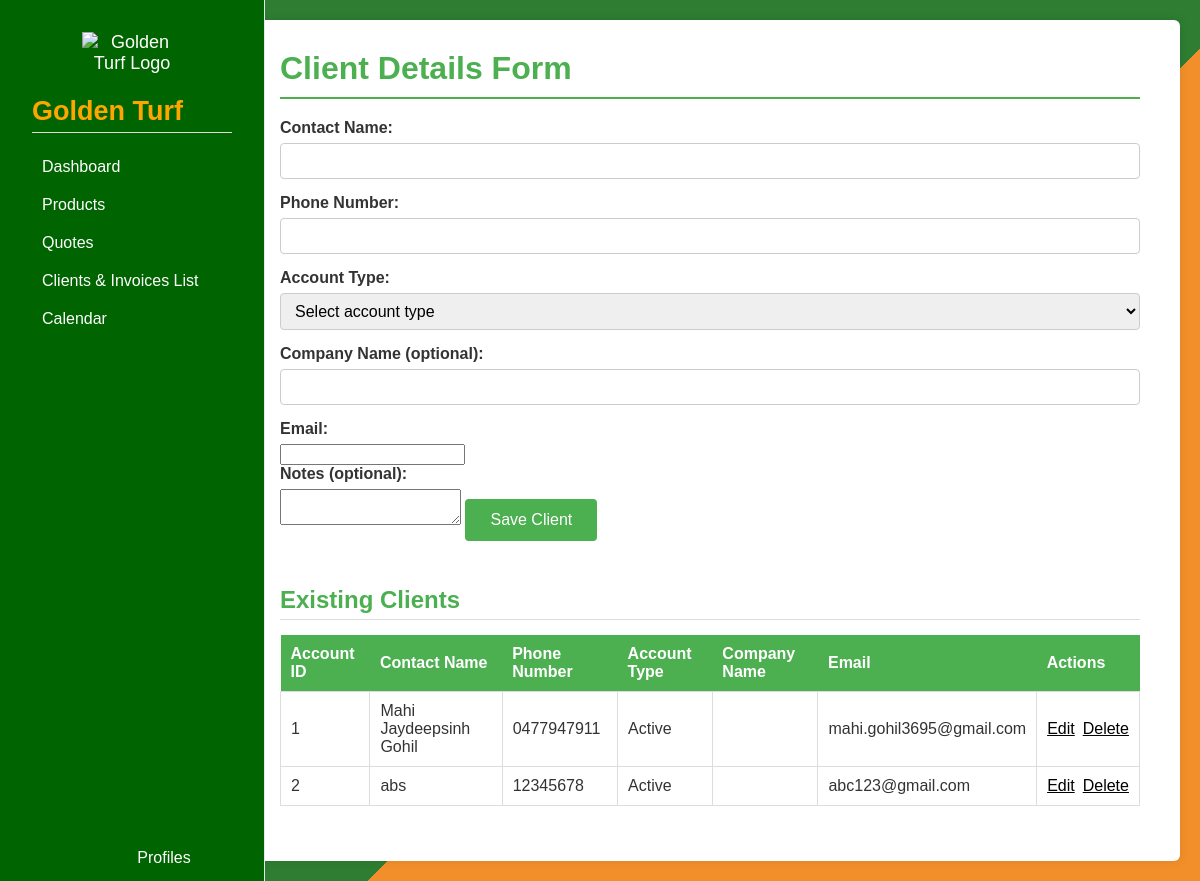
The page /clients (signed in) on the database its author committed.
### tables this page shows
CREATE TABLE clients (
                id INTEGER PRIMARY KEY AUTOINCREMENT,
                client_name TEXT NOT NULL,
                email TEXT,
                phone TEXT,
                account_type TEXT,
                company_name TEXT,
                actions TEXT,
                created_date TEXT, owner_id INTEGER,
                UNIQUE(client_name)
            );

### app.py (the view, shortened to what this page needs)
@app.route('/clients', methods=['GET', 'POST'])
def clients():
    if 'user_name' not in session:
        return redirect(url_for('login'))
    if not has_permission('clients'):
        return redirect(url_for('access_restricted'))
    user_id = session.get('user_id')
    if not user_id:
        return redirect(url_for('login'))
    error = None
    success = None
    conn = sqlite3.connect('users.db')
    c = conn.cursor()
    c.execute('SELECT * FROM clients WHERE owner_id = ?', (user_id,))
    clients = c.fetchall()
    conn.close()
    return render_template('clients.html', clients=clients, error=error, success=success)

### app.py (called while the page is built)
def has_permission(module):
    return True

### templates/clients.html (shortened to what this page needs)
<!DOCTYPE html>
<html lang="en">
    <head>
    <link rel="stylesheet" href="{{ url_for('static', filename='dashboard.css') }}" />
    <link rel="stylesheet" href="{{ url_for('static', filename='invoice.css') }}" />
    </head>
<body>
    <div class="container" style="margin-left: 220px;">
        <header>
            <h1>Client Details Form</h1>
        </header>
        <form method="POST" action="{{ url_for('clients') }}">
            <section class="client-form">
                <label for="contact_name">Contact Name:</label>
                <input type="text" id="contact_name" name="contact_name" value="{{ request.form.contact_name or '' }}" required />
                <label for="phone_number">Phone Number:</label>
                <input type="number" id="phone_number" name="phone_number" value="{{ request.form.phone_number or '' }}" />
                <label for="account_type">Account Type:</label>
                <select id="account_type" name="account_type" required>
                    <option value="" disabled selected>Select account type</option>
                </select>
                <label for="company_name">Company Name (optional):</label>
                <input type="text" id="company_name" name="company_name" value="{{ request.form.company_name or '' }}" />
                <label for="email">Email:</label>
                <input type="email" id="email" name="email" value="{{ request.form.email or '' }}" required />
                <label for="notes">Notes (optional):</label>
                <textarea id="notes" name="actions">{{ request.form.actions or '' }}</textarea>
                <button type="submit">Save Client</button>
            </section>
        </form>
        <section class="client-list">
            <h2>Existing Clients</h2>
            <table>
                <thead>
                    <tr>
                        <th>Account ID</th>
                        <th>Contact Name</th>
                        <th>Phone Number</th>
                        <th>Account Type</th>
                        <th>Company Name</th>
                        <th>Email</th>
                        <th>Actions</th>
                    </tr>
                </thead>
                <tbody>
                    {% for client in clients %}
                    <tr>
                        <td>{{ client[0] }}</td>
                        <td>{{ client[1] }}</td>
                        <td>{{ client[3] }}</td>
                        <td>{{ client[4] }}</td>
                        <td>{{ client[5] or '' }}</td>
                        <td>{{ client[2] or '' }}</td>
                        <td>
                                <div style="display: flex; gap: 8px; align-items: center;">
                                    <a href="{{ url_for('edit_client', client_id=client[0]) }}" style="color: black; text-decoration: underline;">Edit</a>
                                    <form method="POST" action="{{ url_for('delete_client', client_id=client[0]) }}" style="display: inline; margin: 0;" onsubmit="return confirm('Are you sure you want to delete this client?');" class="delete-client-form">
                                        <button type="submit" style="background: none; border: none; color: black; cursor: pointer; text-decoration: underline; padding: 0;">Delete</button>
                                    </form>
                                </div>
                        </td>
                    </tr>
                    {% else %}
                    <tr>
                        <td colspan="7">No clients found.</td>
                    </tr>
                    {% endfor %}
                </tbody>
            </table>
        </section>
    </div>
    <div class="sidebar" style="position: fixed; top: 0; left: 0; width: 200px; height: 100%; background-color: #006400; color: white; padding: 2rem; border-right: 1px solid #e2e8f0;">
        <div style="width:100%;text-align:center;margin-bottom:20px;">
            <img src="/static/golden_turf_logo.png" alt="Golden Turf Logo" style="width:100px;display:block;margin:0 auto;">
        </div>
        <h2 style="color: orange;">Golden Turf</h2>
        <nav class="navbar">
            <a href="{{ url_for('dashboard') }}" style="color: white; font-size: 16px; text-decoration: none; display: block; padding: 10px;">Dashboard</a>
            <div class="nav-dropdown">
                <a href="#" class="dropbtn" style="color: white; font-size: 16px; text-decoration: none; display: block; padding: 10px;">Products</a>
            </div>
            <a href="{{ url_for('quotes') }}" style="color: white; font-size: 16px; text-decoration: none; display: block; padding: 10px;">Quotes</a>
            <a href="{{ url_for('payments') }}" style="color: white; font-size: 16px; text-decoration: none; display: block; padding: 10px;">Clients & Invoices List</a>
            <a href="{{ url_for('calendar') }}" style="color: white; font-size: 16px; text-decoration: none; display: block; padding: 10px;">Calendar</a>
        </nav>
        <div style="position: absolute; bottom: 20px; width: 100%; text-align: center;">
            <a href="{{ url_for('profiles') }}" style="color: white; font-size: 16px; text-decoration: none; display: block; padding: 10px; margin-bottom: 10px;">Profiles</a>
        </div>
    </div>
</body>
</html>

### static/dashboard.css (style rules this page uses)
body { font-family: Arial, sans-serif; margin: 0; background-color: #f9f9f9; color: #333; }
.sidebar nav a[href$="payments"]::after { content: ""; font-size: inherit; color: inherit; margin-left: 0; }
.nav-dropdown { position: relative; display: block; }
.dropbtn { color: black; padding: 12px 20px; text-decoration: none; font-size: 18px; font-weight: normal; display: block; }
.sidebar { color: black; }
.sidebar h2 { color: black; }
.sidebar nav a { color: black; }
h1 { color: #2f6f2f; margin-bottom: 30px; }

### static/invoice.css (style rules this page uses)
body { font-family: Arial, sans-serif; background: linear-gradient(135deg, #2e7d32 60%, #F28F2B 40%); margin: 0; padding: 20px; color: #333; }
.container { max-width: 900px; margin: 0 auto; background-color: #fff; border-radius: 6px; box-shadow: 0 0 10px rgba(0,0,0,0.1); padding: 30px 40px; }
header { border-bottom: 2px solid #4CAF50; margin-bottom: 20px; padding-bottom: 10px; }
header h1 { color: #4CAF50; margin: 0; font-size: 2rem; }
form { display: flex; flex-direction: column; }
section { margin-bottom: 25px; }
h2 { color: #4CAF50; border-bottom: 1px solid #ddd; padding-bottom: 5px; margin-bottom: 15px; }
label { display: block; margin-bottom: 6px; font-weight: bold; }
input[type="text"], input[type="number"], select { width: 100%; padding: 8px 10px; margin-bottom: 15px; border: 1px solid #ccc; border-radius: 4px; box-sizing: border-box; font-size: 1rem; }
table { width: 100%; border-collapse: collapse; }
table thead th { background-color: #4CAF50; color: white; padding: 10px; text-align: left; }
table tbody td { border: 1px solid #ddd; padding: 10px; }
button { background-color: #4CAF50; color: white; border: none; padding: 12px 25px; font-size: 1rem; border-radius: 4px; cursor: pointer; transition: background-color 0.3s ease; }

### rows shown on the page
clients: id "1", client_name "Mahi Jaydeepsinh Gohil", phone "0477947911", account_type "Active", email "mahi.gohil3695@gmail.com"
clients: id "2", client_name "abs", phone "12345678", account_type "Active", email "abc123@gmail.com"
